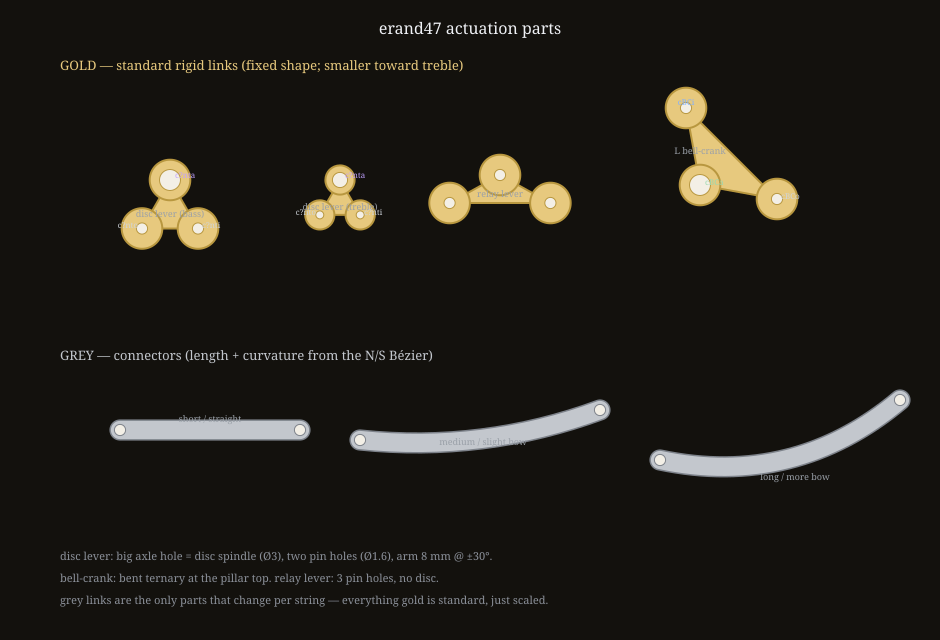

This chart was generated by the following Python code:
# erand47 actuation parts library — SVG part generators.
# GOLD parts = standard rigid links (fixed shape; scale toward treble).
# GREY parts = connectors whose length + curvature come from the N/S Bezier.
import math

SC = 7.0                      # px per mm (drawing scale)
CRANK_R   = 8.0               # axle -> input/output pin (mm)
LEVER_HALF= 30.0              # half the T opening (deg)
AXLE_D    = 3.0               # spindle/axle hole Ø (mm)
PIN_D     = 1.6               # link-pin hole Ø (mm)
LOBE_PAD  = 2.1               # body lobe radius = hole_r + pad (mm)
LINK_W    = 2.6               # grey connector bar width (mm)

GOLD='#e7c97e'; GOLD_E='#b8973f'; GREY='#c3c7cd'; GREY_E='#7d828a'; HOLE='#f3efe6'

def _T(p, cx, cy, s, rot):
    x,y=p[0]*SC*s, p[1]*SC*s; a=math.radians(rot)
    return (cx+x*math.cos(a)-y*math.sin(a), cy+x*math.sin(a)+y*math.cos(a))

def _hole(P, d, s):
    r=d/2*SC*s
    return f'<circle cx="{P[0]:.1f}" cy="{P[1]:.1f}" r="{r:.1f}" fill="{HOLE}" stroke="{GOLD_E}" stroke-width="1"/>'

def _body(centers, s, fill, edge):
    out=[]
    # filled triangle/poly through hole centres + a lobe at each -> rounded link body
    pts=" ".join(f"{c[0]:.1f},{c[1]:.1f}" for c in centers)
    out.append(f'<polygon points="{pts}" fill="{fill}" stroke="{edge}" stroke-width="2" stroke-linejoin="round"/>')
    for c in centers:
        out.append(f'<circle cx="{c[0]:.1f}" cy="{c[1]:.1f}" r="{(PIN_D/2+LOBE_PAD)*SC*s:.1f}" fill="{fill}" stroke="{edge}" stroke-width="2"/>')
    return out

def disc_lever(cx,cy,s=1.0,rot=0,label=None,prefix=''):
    A=(0,0)
    I=(CRANK_R*math.sin(math.radians(LEVER_HALF)),  CRANK_R*math.cos(math.radians(LEVER_HALF)))
    O=(-CRANK_R*math.sin(math.radians(LEVER_HALF)), CRANK_R*math.cos(math.radians(LEVER_HALF)))
    a,i,o=[_T(p,cx,cy,s,rot) for p in (A,I,O)]
    g=_body([a,i,o],s,GOLD,GOLD_E)
    g.append(_hole(a,AXLE_D,s)); g.append(_hole(i,PIN_D,s)); g.append(_hole(o,PIN_D,s))   # axle hole = big spindle
    if label:
        g.append(f'<text x="{a[0]:.0f}" y="{a[1]+ (AXLE_D/2+LOBE_PAD)*SC*s+12:.0f}" fill="#9aa0a8" font-size="9" text-anchor="middle">{label}</text>')
        g.append(f'<text x="{a[0]+5:.0f}" y="{a[1]-2:.0f}" fill="#c0a0ff" font-size="8">{prefix}ta</text>')
        g.append(f'<text x="{i[0]+4:.0f}" y="{i[1]:.0f}" fill="#cfd4da" font-size="8">{prefix}ti</text>')
        g.append(f'<text x="{o[0]-4:.0f}" y="{o[1]:.0f}" fill="#cfd4da" font-size="8" text-anchor="end">{prefix}to</text>')
    return "".join(g)

def relay_lever(cx,cy,s=1.0,rot=0,label=None):
    A=(0,0); I=(CRANK_R*0.9,CRANK_R*0.5); O=(-CRANK_R*0.9,CRANK_R*0.5)
    a,i,o=[_T(p,cx,cy,s,rot) for p in (A,I,O)]
    g=_body([a,i,o],s,GOLD,GOLD_E)
    for P in (a,i,o): g.append(_hole(P,PIN_D,s))   # all pin holes (no disc)
    if label: g.append(f'<text x="{a[0]:.0f}" y="{a[1]+22:.0f}" fill="#9aa0a8" font-size="9" text-anchor="middle">{label}</text>')
    return "".join(g)

def bell_crank(cx,cy,s=1.0,rot=0,label=None,prefix=''):
    P=(0,0); IN=(-2,-11); OUT=(11,2)                # bent ~100deg (pivot, in arm, out arm)
    p,inn,out=[_T(q,cx,cy,s,rot) for q in (P,IN,OUT)]
    g=_body([p,inn,out],s,GOLD,GOLD_E)
    g.append(_hole(p,AXLE_D,s)); g.append(_hole(inn,PIN_D,s)); g.append(_hole(out,PIN_D,s))
    if label:
        g.append(f'<text x="{p[0]:.0f}" y="{p[1]-(AXLE_D/2+LOBE_PAD)*SC*s-6:.0f}" fill="#9aa0a8" font-size="9" text-anchor="middle">{label}</text>')
        g.append(f'<text x="{p[0]+5:.0f}" y="{p[1]:.0f}" fill="#9ad8b0" font-size="8">{prefix}BCa</text>')
        g.append(f'<text x="{inn[0]:.0f}" y="{inn[1]-3:.0f}" fill="#7fb0ff" font-size="8" text-anchor="middle">{prefix}BCi</text>')
        g.append(f'<text x="{out[0]+4:.0f}" y="{out[1]:.0f}" fill="#cfd4da" font-size="8">{prefix}BCo</text>')
    return "".join(g)

def grey_link(p0,p1,bow=0.0,label=None):
    # variable connector: capsule following a quadratic with mid bow (= local N/S curvature)
    mx,my=(p0[0]+p1[0])/2,(p0[1]+p1[1])/2
    dx,dy=p1[0]-p0[0],p1[1]-p0[1]; ln=math.hypot(dx,dy) or 1
    nx,ny=-dy/ln,dx/ln; cxp,cyp=mx+nx*bow,my+ny*bow
    g=[f'<path d="M {p0[0]:.1f},{p0[1]:.1f} Q {cxp:.1f},{cyp:.1f} {p1[0]:.1f},{p1[1]:.1f}" fill="none" stroke="{GREY_E}" stroke-width="{LINK_W*SC+3:.1f}" stroke-linecap="round"/>',
       f'<path d="M {p0[0]:.1f},{p0[1]:.1f} Q {cxp:.1f},{cyp:.1f} {p1[0]:.1f},{p1[1]:.1f}" fill="none" stroke="{GREY}" stroke-width="{LINK_W*SC:.1f}" stroke-linecap="round"/>']
    for P in (p0,p1): g.append(f'<circle cx="{P[0]:.1f}" cy="{P[1]:.1f}" r="{PIN_D/2*SC:.1f}" fill="{HOLE}" stroke="{GREY_E}" stroke-width="1"/>')
    if label: g.append(f'<text x="{cxp:.0f}" y="{cyp - (8 if bow>=0 else -16):.0f}" fill="#9aa0a8" font-size="9" text-anchor="middle">{label}</text>')
    return "".join(g)

if __name__=='__main__':
    W,Hh=940,640
    o=[f'<svg xmlns="http://www.w3.org/2000/svg" width="{W}" height="{Hh}" viewBox="0 0 {W} {Hh}" font-family="Georgia,serif">',
       f'<rect width="{W}" height="{Hh}" fill="#13110d"/>',
       f'<text x="{W/2}" y="34" fill="#eef0f4" font-size="16" text-anchor="middle">erand47 actuation parts</text>',
       '<text x="60" y="70" fill="#e7c97e" font-size="13">GOLD — standard rigid links (fixed shape; smaller toward treble)</text>']
    o.append(disc_lever(170,180,1.0,0,'disc lever (bass)','c?n'))
    o.append(disc_lever(340,180,0.72,0,'disc lever (treble)','c?n'))
    o.append(relay_lever(500,175,1.0,0,'relay lever'))
    o.append(bell_crank(700,185,1.0,0,'L bell-crank','c'))
    o.append('<text x="60" y="360" fill="#c3c7cd" font-size="13">GREY — connectors (length + curvature from the N/S Bézier)</text>')
    o.append(grey_link((120,430),(300,430),0,'short / straight'))
    o.append(grey_link((360,440),(600,410),28,'medium / slight bow'))
    o.append(grey_link((660,460),(900,400),60,'long / more bow'))
    o.append('<text x="60" y="560" fill="#8a8f98" font-size="11">disc lever: big axle hole = disc spindle (Ø3), two pin holes (Ø1.6), arm 8 mm @ ±30°.</text>')
    o.append('<text x="60" y="582" fill="#8a8f98" font-size="11">bell-crank: bent ternary at the pillar top. relay lever: 3 pin holes, no disc.</text>')
    o.append('<text x="60" y="604" fill="#8a8f98" font-size="11">grey links are the only parts that change per string — everything gold is standard, just scaled.</text>')
    o.append('</svg>')
    open('parts.svg','w').write("\n".join(o))
    import xml.dom.minidom as m; m.parse('parts.svg')
    import cairosvg; cairosvg.svg2png(url='parts.svg',write_to='/tmp/chk.png',output_width=940)
    print('parts.svg built')
